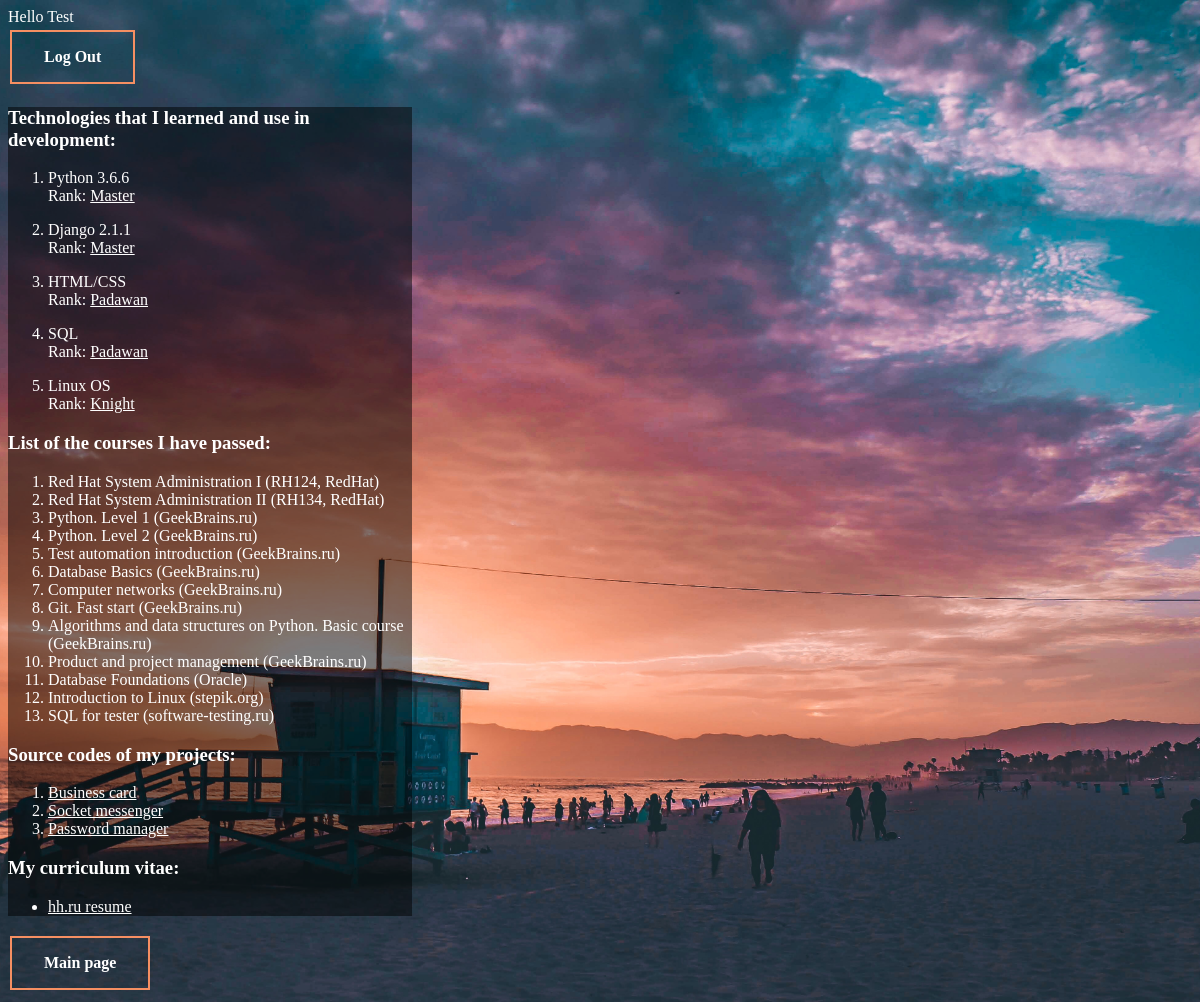
The page /skills/ (signed in) on the database its author committed.
### skills/models.py (models this page shows, shortened)
class Skill(models.Model):
    name = models.CharField(max_length=12, unique=True)
    version = models.CharField(max_length=12, blank=True)
    rank = models.ForeignKey(SkillRank, on_delete=models.PROTECT, null=True)
    def __str__(self):
        return f'{self.name} {self.version}'

class SkillRank(models.Model):
    name = models.CharField(max_length=12, unique=True)

### skills/views.py (the view)
# urls.py: path('skills/', skills_view, name='skills'),
def skills_view(request):
    tech_skills = Skill.objects.all()
    finished_cources = ['Red Hat System Administration I (RH124, RedHat)',
                        'Red Hat System Administration II (RH134, RedHat)',
                        'Python. Level 1 (GeekBrains.ru)',
                        'Python. Level 2 (GeekBrains.ru)',
                        'Test automation introduction (GeekBrains.ru)',
                        'Database Basics (GeekBrains.ru)',
                        'Computer networks (GeekBrains.ru)',
                        'Git. Fast start (GeekBrains.ru)',
                        'Algorithms and data structures on Python. Basic course (GeekBrains.ru)',
                        'Product and project management (GeekBrains.ru)',
                        'Database Foundations (Oracle)',
                        'Introduction to Linux (stepik.org)',
                        'SQL for tester (software-testing.ru)'
                        ]
    my_projects = [{'name': 'Business card', 'link': 'https://github.com/ikrugloff/business_card'},
                   {'name': 'Socket messenger', 'link': 'https://github.com/ikrugloff/jim-messenger'},
                   {'name': 'Password manager', 'link': 'https://github.com/ikrugloff/passvault'}
                   ]
    return render(request, 'skills.html', {'tech_skills': tech_skills, 'finished_cources': finished_cources,
                                           'my_projects': my_projects})

### templates/skills.html (shortened to what this page needs)
{% extends "base.html" %}
{% load staticfiles %}
{% block css %}
    <link href="{% static 'css/skills.css' %}" rel="stylesheet">
{% endblock %}
{% block body %}
    {% include 'inc-login.html' %}
    <div style="background-color:rgba(0, 0, 0, 0.5);">
        <div>
            <p>
                <h3>
                    <p>Technologies that I learned and use in development:</p>
                </h3>
                {% if tech_skills %}
                    <ol>
                    {% for skill in tech_skills %}
                        <p>
                        <li>{{ skill }}</li>
                        Rank: <a href="{% url 'rank' rank_id=skill.rank.id %}">{{ skill.rank.name }}</a>
                        </p>
                    {% endfor %}
                    </ol>
                {% else %}
                    Where's my skills?!
                    <br>
                {% endif %}
                <h3>
                    <p>List of the courses I have passed:</p>
                </h3>
                {% if finished_cources %}
                    <ol>
                    {% for course in finished_cources %}
                        <li>{{ course }}</li>
                    {% endfor %}
                    </ol>
                {% else %}
                    Where's my courses?!
                    <br>
                {% endif %}
                <h3>
                    <p>Source codes of my projects:</p>
                </h3>
                    <ol>
                        {% for project in my_projects %}
                        <li><a href={{ project.link }}>{{ project.name }}</a></li>
                        {% endfor %}
                    </ol>
                <h3>
                    <p>My curriculum vitae:</p>
                </h3>
                    <ul>
                        <li><a href="https://nn.hh.ru/resume/d4298194ff03c8a7620039ed1f6c6e66747351">hh.ru resume</a></li>
                    </ul>
            </p>
        </div>
    </div>
    <a href="{% url 'index' %}" class="button button_style"><b>Main page</b></a>
{% endblock %}

### templates/inc-login.html
{% if user.is_authenticated %}
    Hello {{ user.username }}<br>
    <a href="{% url 'logout' %}" class="button button_style"><b>Log Out</b></a>
{% else %}
    <a href="{% url 'login' %}" class="button button_style"><b>Log In</b></a>
{% endif %}

### static/css/global.css (style rules this page uses)
.button { background-color: Transparent; border: none; color: white; padding: 16px 32px; text-align: center; text-decoration: none; display: inline-block; font-size: 16px; margin: 4px 2px; -webkit-transition-duration: 0.4s; transition-duration: 0.4s; cursor: pointer; }

### static/css/skills.css (style rules this page uses)
html { background: url("/static/skills/bg_03_skills_los_angeles.jpg") no-repeat center fixed; background-size: cover; width: 35% }
body { color: white; }
.button_style { background-color: Transparent; color: white; border: 2px solid #F68F62; }
a { color: white }

### rows shown on the page
Skill: name+version "Python 3.6.6", rank.name "Master"
Skill: name+version "Django 2.1.1", rank.name "Master"
Skill: name+version "HTML/CSS", rank.name "Padawan"
Skill: name+version "SQL", rank.name "Padawan"
Skill: name+version "Linux OS", rank.name "Knight"

### other values the page prints
{{ user.username }} "Test"
{{ course }} "Red Hat System Administration I (RH124, RedHat)" "Red Hat System Administration II (RH134, RedHat)" "Python. Level 1 (GeekBrains.ru)" "Python. Level 2 (GeekBrains.ru)" "Test automation introduction (GeekBrains.ru)" "Database Basics (GeekBrains.ru)" "Computer networks (GeekBrains.ru)" "Git. Fast start (GeekBrains.ru)" "Algorithms and data structures on Python. Basic course (GeekBrains.ru)" "Product and project management (GeekBrains.ru)" "Database Foundations (Oracle)" "Introduction to Linux (stepik.org)" "SQL for tester (software-testing.ru)"
{{ project.name }} "Business card" "Socket messenger" "Password manager"
